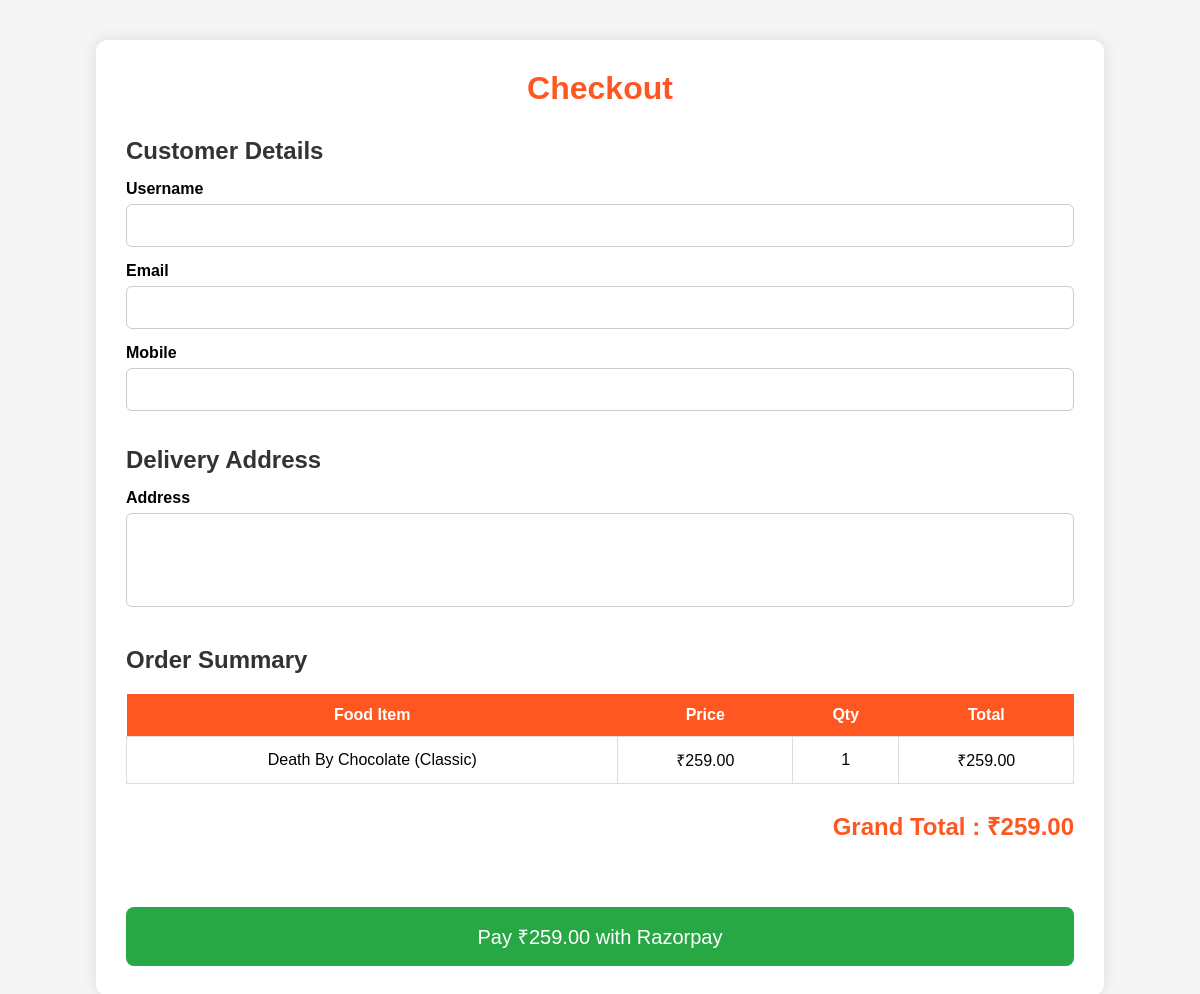
The app's page /checkout/ (signed in) with its own data.
### delivery/models.py (models this page shows, shortened)
class Cart(models.Model):
    customer = models.ForeignKey(
        Customer,
        on_delete=models.CASCADE
    )
    menu = models.ForeignKey(
        Menu,
        on_delete=models.CASCADE
    )
    quantity = models.PositiveIntegerField(default=1)
    added_at = models.DateTimeField(auto_now_add=True)
    def total(self):
        return self.quantity * self.menu.price

class Menu(models.Model):
    restaurant = models.ForeignKey(
        Restaurant,
        on_delete=models.CASCADE,
        related_name="menus"
    )
    item_name = models.CharField(max_length=100)
    price = models.DecimalField(max_digits=8, decimal_places=2)
    category = models.CharField(max_length=50)
    description = models.TextField(blank=True)
    image = models.URLField(blank=True)

### delivery/views.py (the view)
# urls.py: path("checkout/", views.checkout, name="checkout"),
def checkout(request):
    customer = Customer.objects.get(
        id=request.session["customer_id"]
    )
    cart_items = Cart.objects.filter(customer=customer)
    grand_total = sum(
        item.quantity * item.menu.price
        for item in cart_items
    )
    client = razorpay.Client(
        auth=(
            settings.RAZORPAY_KEY_ID,
            settings.RAZORPAY_KEY_SECRET
        )
    )
    payment = client.order.create({
        "amount": int(grand_total * 100),
        "currency": "INR",
        "payment_capture": 1
    })
    context = {
        "cart_items": cart_items,
        "total_price": grand_total,
        "amount": payment["amount"],
        "order_id": payment["id"],
        "razorpay_key": settings.RAZORPAY_KEY_ID,
        "username": customer.username,
    }
    return render(
        request,
        "delivery/checkout.html",
        context
    )

### delivery/templates/delivery/checkout.html (shortened to what this page needs)
{% load static %}
<!DOCTYPE html>
<html lang="en">
<head>
</head>
<body>
<div class="container">
<h1>Checkout</h1>
<div class="section">
<h2>Customer Details</h2>
<label>Username</label>
<input
type="text"
value="{{ customer.username }}"
readonly>
<label>Email</label>
<input
type="email"
value="{{ customer.email }}"
readonly>
<label>Mobile</label>
<input
type="text"
value="{{ customer.mobile }}"
readonly>
</div>
<div class="section">
<h2>Delivery Address</h2>
<label>Address</label>
<textarea
id="address"
rows="4">{{ customer.address }}</textarea>
</div>
<div class="section">
<h2>Order Summary</h2>
<table>
<tr>
<th>Food Item</th>
<th>Price</th>
<th>Qty</th>
<th>Total</th>
</tr>
{% for item in cart_items %}
<tr>
<td>{{ item.menu.item_name }}</td>
<td>₹{{ item.menu.price }}</td>
<td>{{ item.quantity }}</td>
<td>₹{{ item.total }}</td>
</tr>
{% endfor %}
</table>
<div class="total-box">
<h2>Grand Total : ₹{{ total_price }}</h2>
</div>
</div>
<button id="rzp-button" class="pay-btn">
Pay ₹{{ total_price }} with Razorpay
</button>
</div>
</body>
</html>

### delivery/templates/delivery/checkout.html (style rules this page uses)
* { margin:0; padding:0; box-sizing:border-box; font-family:Arial,sans-serif; }
body { background:#f5f5f5; padding:40px; }
.container { width:90%; max-width:1100px; margin:auto; background:white; padding:30px; border-radius:12px; box-shadow:0 0 15px rgba(0,0,0,.1); }
h1 { text-align:center; color:#ff5722; margin-bottom:30px; }
h2 { color:#333; margin-bottom:15px; }
.section { margin-bottom:35px; }
label { display:block; margin-top:15px; margin-bottom:6px; font-weight:bold; }
input, textarea { width:100%; padding:12px; border:1px solid #ccc; border-radius:6px; font-size:15px; }
textarea { resize:none; }
table { width:100%; border-collapse:collapse; margin-top:20px; }
table th { background:#ff5722; color:white; padding:12px; }
table td { padding:12px; border:1px solid #ddd; text-align:center; }
.total-box { margin-top:25px; text-align:right; }
.total-box h2 { color:#ff5722; }
.pay-btn { width:100%; padding:16px; background:#28a745; color:white; border:none; border-radius:8px; font-size:20px; cursor:pointer; margin-top:30px; }

### records on screen
Cart: menu.item_name "Death By Chocolate (Classic)", menu.price "259.00", quantity "1", total "259.00"

### other values on screen
{{ total_price }} "259.00"
